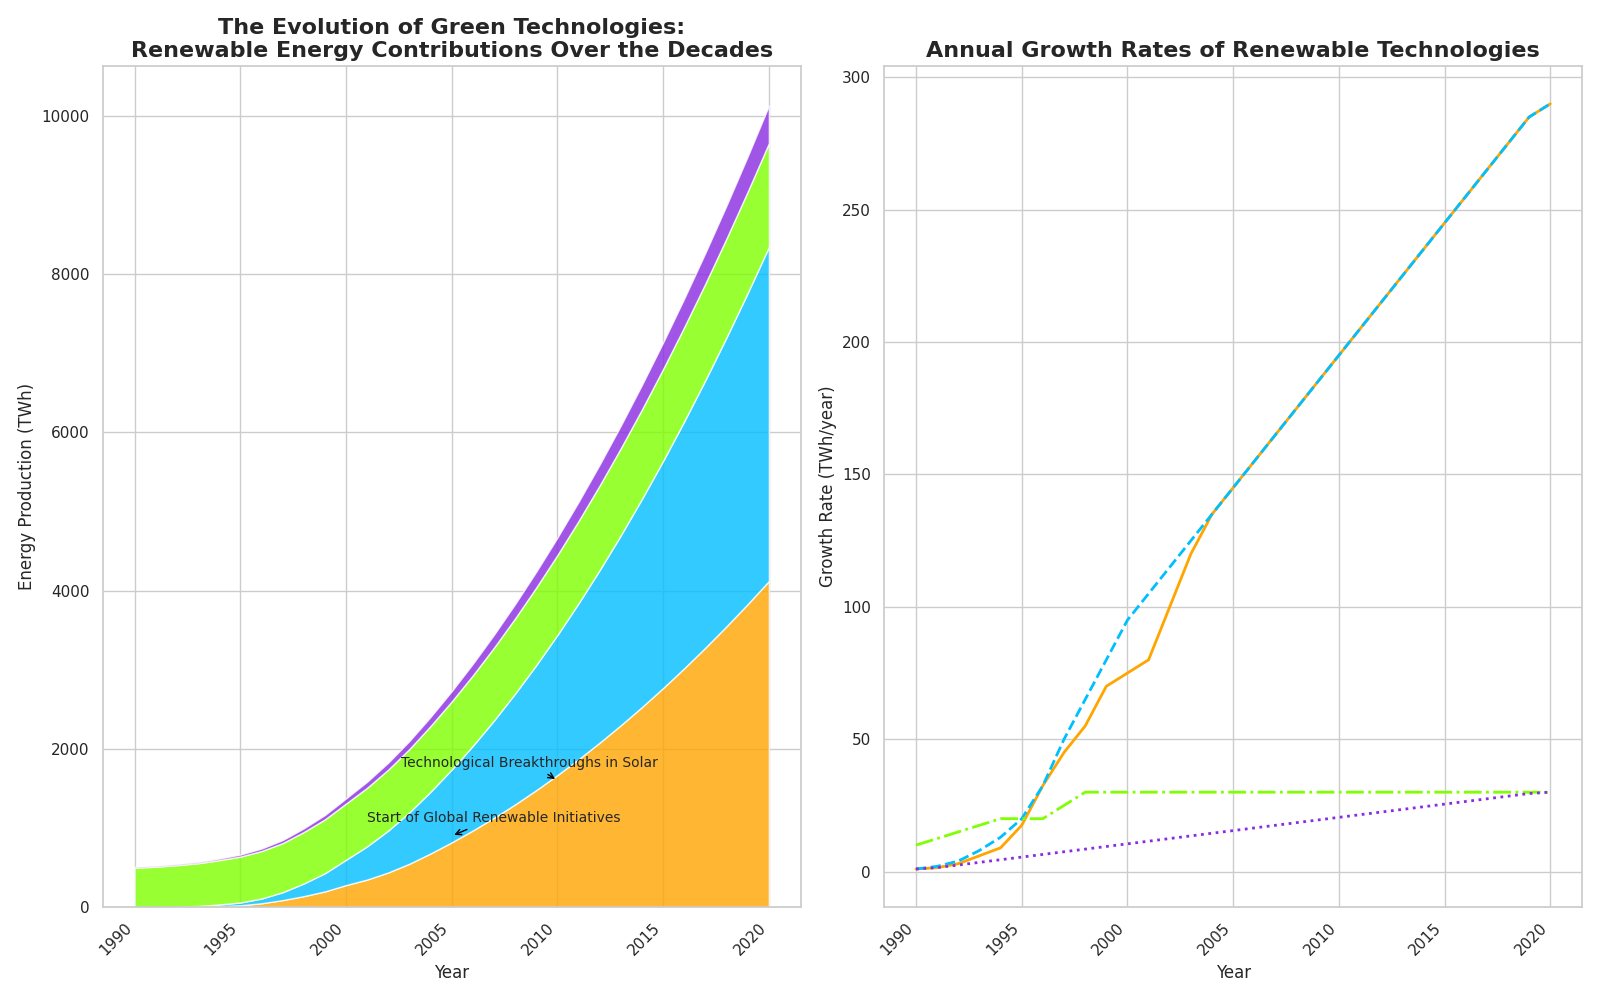

Write the Python code that produced this figure.
import matplotlib.pyplot as plt
import numpy as np
from matplotlib.gridspec import GridSpec

years = np.arange(1990, 2021)

solar_energy = np.array([0, 1, 3, 7, 15, 25, 50, 90, 140, 200, 280, 350, 440, 550, 680, 820, 970, 1130, 1300, 1480, 1670, 1870, 2080, 2300, 2530, 2770, 3020, 3280, 3550, 3830, 4120])
wind_energy = np.array([0, 1, 4, 9, 20, 35, 60, 100, 160, 230, 320, 420, 530, 650, 780, 920, 1070, 1230, 1400, 1580, 1770, 1970, 2180, 2400, 2630, 2870, 3120, 3380, 3650, 3930, 4220])
hydroelectric_energy = np.array([500, 510, 525, 540, 560, 580, 600, 620, 650, 680, 710, 740, 770, 800, 830, 860, 890, 920, 950, 980, 1010, 1040, 1070, 1100, 1130, 1160, 1190, 1220, 1250, 1280, 1310])
geothermal_energy = np.array([10, 11, 13, 16, 20, 25, 31, 38, 46, 55, 65, 76, 88, 101, 115, 130, 146, 163, 181, 200, 220, 241, 263, 286, 310, 335, 361, 388, 416, 445, 475])

growth_rate_solar = np.gradient(solar_energy)
growth_rate_wind = np.gradient(wind_energy)
growth_rate_hydroelectric = np.gradient(hydroelectric_energy)
growth_rate_geothermal = np.gradient(geothermal_energy)

fig = plt.figure(figsize=(16, 10))
gs = GridSpec(1, 2, figure=fig)

ax1 = fig.add_subplot(gs[0, 0])
ax1.stackplot(years, solar_energy, wind_energy, hydroelectric_energy, geothermal_energy,
              colors=['#FFA500', '#00BFFF', '#7FFF00', '#8A2BE2'], alpha=0.8)

ax1.set_title('The Evolution of Green Technologies:\nRenewable Energy Contributions Over the Decades',
              fontsize=16, fontweight='bold')
ax1.set_xlabel('Year', fontsize=12)
ax1.set_ylabel('Energy Production (TWh)', fontsize=12)
ax1.set_xticks(np.arange(1990, 2021, 5))
ax1.set_xticklabels(np.arange(1990, 2021, 5), rotation=45, ha='right')

ax1.annotate('Start of Global Renewable Initiatives', (2005, 900), 
             textcoords="offset points", xytext=(30, 10), ha='center', fontsize=10,
             arrowprops=dict(arrowstyle='->', color='black'))
ax1.annotate('Technological Breakthroughs in Solar', (2010, 1600),
             textcoords="offset points", xytext=(-20, 10), ha='center', fontsize=10,
             arrowprops=dict(arrowstyle='->', color='black'))

ax2 = fig.add_subplot(gs[0, 1])
ax2.plot(years, growth_rate_solar, color='#FFA500', linewidth=2, linestyle='-')
ax2.plot(years, growth_rate_wind, color='#00BFFF', linewidth=2, linestyle='--')
ax2.plot(years, growth_rate_hydroelectric, color='#7FFF00', linewidth=2, linestyle='-.')
ax2.plot(years, growth_rate_geothermal, color='#8A2BE2', linewidth=2, linestyle=':')

ax2.set_title('Annual Growth Rates of Renewable Technologies', fontsize=16, fontweight='bold')
ax2.set_xlabel('Year', fontsize=12)
ax2.set_ylabel('Growth Rate (TWh/year)', fontsize=12)
ax2.set_xticks(np.arange(1990, 2021, 5))
ax2.set_xticklabels(np.arange(1990, 2021, 5), rotation=45, ha='right')

plt.tight_layout()
plt.show()
